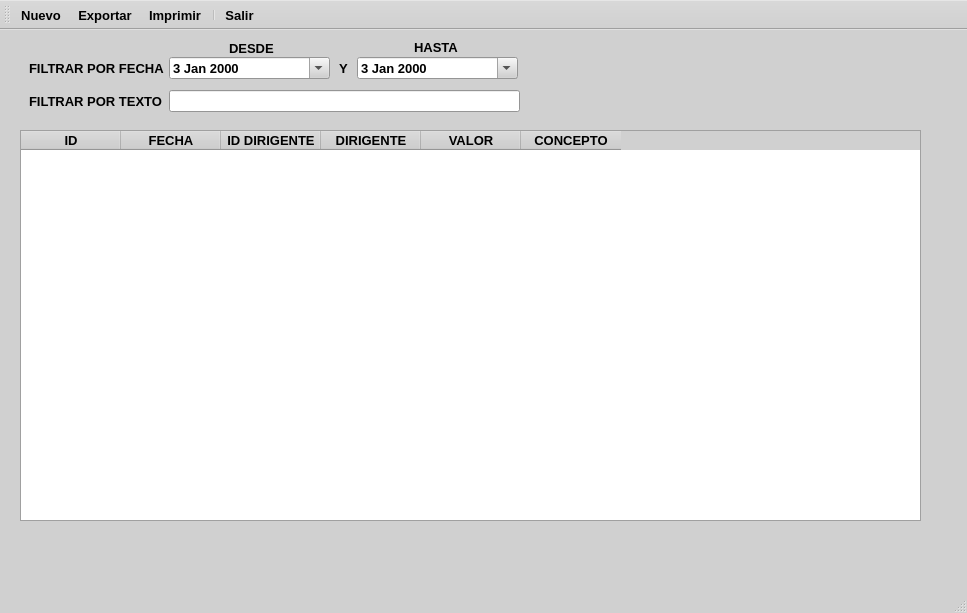
<?xml version="1.0" encoding="UTF-8"?>
<ui version="4.0">
 <class>MainWindow</class>
 <widget class="QMainWindow" name="MainWindow">
  <property name="geometry">
   <rect>
    <x>0</x>
    <y>0</y>
    <width>967</width>
    <height>613</height>
   </rect>
  </property>
  <property name="palette">
   <palette>
    <active>
     <colorrole role="WindowText">
      <brush brushstyle="SolidPattern">
       <color alpha="255">
        <red>0</red>
        <green>0</green>
        <blue>0</blue>
       </color>
      </brush>
     </colorrole>
     <colorrole role="Button">
      <brush brushstyle="SolidPattern">
       <color alpha="255">
        <red>208</red>
        <green>208</green>
        <blue>208</blue>
       </color>
      </brush>
     </colorrole>
     <colorrole role="Light">
      <brush brushstyle="SolidPattern">
       <color alpha="255">
        <red>255</red>
        <green>255</green>
        <blue>255</blue>
       </color>
      </brush>
     </colorrole>
     <colorrole role="Midlight">
      <brush brushstyle="SolidPattern">
       <color alpha="255">
        <red>231</red>
        <green>231</green>
        <blue>231</blue>
       </color>
      </brush>
     </colorrole>
     <colorrole role="Dark">
      <brush brushstyle="SolidPattern">
       <color alpha="255">
        <red>104</red>
        <green>104</green>
        <blue>104</blue>
       </color>
      </brush>
     </colorrole>
     <colorrole role="Mid">
      <brush brushstyle="SolidPattern">
       <color alpha="255">
        <red>139</red>
        <green>139</green>
        <blue>139</blue>
       </color>
      </brush>
     </colorrole>
     <colorrole role="Text">
      <brush brushstyle="SolidPattern">
       <color alpha="255">
        <red>0</red>
        <green>0</green>
        <blue>0</blue>
       </color>
      </brush>
     </colorrole>
     <colorrole role="BrightText">
      <brush brushstyle="SolidPattern">
       <color alpha="255">
        <red>255</red>
        <green>255</green>
        <blue>255</blue>
       </color>
      </brush>
     </colorrole>
     <colorrole role="ButtonText">
      <brush brushstyle="SolidPattern">
       <color alpha="255">
        <red>0</red>
        <green>0</green>
        <blue>0</blue>
       </color>
      </brush>
     </colorrole>
     <colorrole role="Base">
      <brush brushstyle="SolidPattern">
       <color alpha="255">
        <red>255</red>
        <green>255</green>
        <blue>255</blue>
       </color>
      </brush>
     </colorrole>
     <colorrole role="Window">
      <brush brushstyle="SolidPattern">
       <color alpha="255">
        <red>208</red>
        <green>208</green>
        <blue>208</blue>
       </color>
      </brush>
     </colorrole>
     <colorrole role="Shadow">
      <brush brushstyle="SolidPattern">
       <color alpha="255">
        <red>0</red>
        <green>0</green>
        <blue>0</blue>
       </color>
      </brush>
     </colorrole>
     <colorrole role="AlternateBase">
      <brush brushstyle="SolidPattern">
       <color alpha="255">
        <red>231</red>
        <green>231</green>
        <blue>231</blue>
       </color>
      </brush>
     </colorrole>
     <colorrole role="ToolTipBase">
      <brush brushstyle="SolidPattern">
       <color alpha="255">
        <red>255</red>
        <green>255</green>
        <blue>220</blue>
       </color>
      </brush>
     </colorrole>
     <colorrole role="ToolTipText">
      <brush brushstyle="SolidPattern">
       <color alpha="255">
        <red>0</red>
        <green>0</green>
        <blue>0</blue>
       </color>
      </brush>
     </colorrole>
     <colorrole role="PlaceholderText">
      <brush brushstyle="SolidPattern">
       <color alpha="128">
        <red>0</red>
        <green>0</green>
        <blue>0</blue>
       </color>
      </brush>
     </colorrole>
    </active>
    <inactive>
     <colorrole role="WindowText">
      <brush brushstyle="SolidPattern">
       <color alpha="255">
        <red>0</red>
        <green>0</green>
        <blue>0</blue>
       </color>
      </brush>
     </colorrole>
     <colorrole role="Button">
      <brush brushstyle="SolidPattern">
       <color alpha="255">
        <red>208</red>
        <green>208</green>
        <blue>208</blue>
       </color>
      </brush>
     </colorrole>
     <colorrole role="Light">
      <brush brushstyle="SolidPattern">
       <color alpha="255">
        <red>255</red>
        <green>255</green>
        <blue>255</blue>
       </color>
      </brush>
     </colorrole>
     <colorrole role="Midlight">
      <brush brushstyle="SolidPattern">
       <color alpha="255">
        <red>231</red>
        <green>231</green>
        <blue>231</blue>
       </color>
      </brush>
     </colorrole>
     <colorrole role="Dark">
      <brush brushstyle="SolidPattern">
       <color alpha="255">
        <red>104</red>
        <green>104</green>
        <blue>104</blue>
       </color>
      </brush>
     </colorrole>
     <colorrole role="Mid">
      <brush brushstyle="SolidPattern">
       <color alpha="255">
        <red>139</red>
        <green>139</green>
        <blue>139</blue>
       </color>
      </brush>
     </colorrole>
     <colorrole role="Text">
      <brush brushstyle="SolidPattern">
       <color alpha="255">
        <red>0</red>
        <green>0</green>
        <blue>0</blue>
       </color>
      </brush>
     </colorrole>
     <colorrole role="BrightText">
      <brush brushstyle="SolidPattern">
       <color alpha="255">
        <red>255</red>
        <green>255</green>
        <blue>255</blue>
       </color>
      </brush>
     </colorrole>
     <colorrole role="ButtonText">
      <brush brushstyle="SolidPattern">
       <color alpha="255">
        <red>0</red>
        <green>0</green>
        <blue>0</blue>
       </color>
      </brush>
     </colorrole>
     <colorrole role="Base">
      <brush brushstyle="SolidPattern">
       <color alpha="255">
        <red>255</red>
        <green>255</green>
        <blue>255</blue>
       </color>
      </brush>
     </colorrole>
     <colorrole role="Window">
      <brush brushstyle="SolidPattern">
       <color alpha="255">
        <red>208</red>
        <green>208</green>
        <blue>208</blue>
       </color>
      </brush>
     </colorrole>
     <colorrole role="Shadow">
      <brush brushstyle="SolidPattern">
       <color alpha="255">
        <red>0</red>
        <green>0</green>
        <blue>0</blue>
       </color>
      </brush>
     </colorrole>
     <colorrole role="AlternateBase">
      <brush brushstyle="SolidPattern">
       <color alpha="255">
        <red>231</red>
        <green>231</green>
        <blue>231</blue>
       </color>
      </brush>
     </colorrole>
     <colorrole role="ToolTipBase">
      <brush brushstyle="SolidPattern">
       <color alpha="255">
        <red>255</red>
        <green>255</green>
        <blue>220</blue>
       </color>
      </brush>
     </colorrole>
     <colorrole role="ToolTipText">
      <brush brushstyle="SolidPattern">
       <color alpha="255">
        <red>0</red>
        <green>0</green>
        <blue>0</blue>
       </color>
      </brush>
     </colorrole>
     <colorrole role="PlaceholderText">
      <brush brushstyle="SolidPattern">
       <color alpha="128">
        <red>0</red>
        <green>0</green>
        <blue>0</blue>
       </color>
      </brush>
     </colorrole>
    </inactive>
    <disabled>
     <colorrole role="WindowText">
      <brush brushstyle="SolidPattern">
       <color alpha="255">
        <red>104</red>
        <green>104</green>
        <blue>104</blue>
       </color>
      </brush>
     </colorrole>
     <colorrole role="Button">
      <brush brushstyle="SolidPattern">
       <color alpha="255">
        <red>208</red>
        <green>208</green>
        <blue>208</blue>
       </color>
      </brush>
     </colorrole>
     <colorrole role="Light">
      <brush brushstyle="SolidPattern">
       <color alpha="255">
        <red>255</red>
        <green>255</green>
        <blue>255</blue>
       </color>
      </brush>
     </colorrole>
     <colorrole role="Midlight">
      <brush brushstyle="SolidPattern">
       <color alpha="255">
        <red>231</red>
        <green>231</green>
        <blue>231</blue>
       </color>
      </brush>
     </colorrole>
     <colorrole role="Dark">
      <brush brushstyle="SolidPattern">
       <color alpha="255">
        <red>104</red>
        <green>104</green>
        <blue>104</blue>
       </color>
      </brush>
     </colorrole>
     <colorrole role="Mid">
      <brush brushstyle="SolidPattern">
       <color alpha="255">
        <red>139</red>
        <green>139</green>
        <blue>139</blue>
       </color>
      </brush>
     </colorrole>
     <colorrole role="Text">
      <brush brushstyle="SolidPattern">
       <color alpha="255">
        <red>104</red>
        <green>104</green>
        <blue>104</blue>
       </color>
      </brush>
     </colorrole>
     <colorrole role="BrightText">
      <brush brushstyle="SolidPattern">
       <color alpha="255">
        <red>255</red>
        <green>255</green>
        <blue>255</blue>
       </color>
      </brush>
     </colorrole>
     <colorrole role="ButtonText">
      <brush brushstyle="SolidPattern">
       <color alpha="255">
        <red>104</red>
        <green>104</green>
        <blue>104</blue>
       </color>
      </brush>
     </colorrole>
     <colorrole role="Base">
      <brush brushstyle="SolidPattern">
       <color alpha="255">
        <red>208</red>
        <green>208</green>
        <blue>208</blue>
       </color>
      </brush>
     </colorrole>
     <colorrole role="Window">
      <brush brushstyle="SolidPattern">
       <color alpha="255">
        <red>208</red>
        <green>208</green>
        <blue>208</blue>
       </color>
      </brush>
     </colorrole>
     <colorrole role="Shadow">
      <brush brushstyle="SolidPattern">
       <color alpha="255">
        <red>0</red>
        <green>0</green>
        <blue>0</blue>
       </color>
      </brush>
     </colorrole>
     <colorrole role="AlternateBase">
      <brush brushstyle="SolidPattern">
       <color alpha="255">
        <red>208</red>
        <green>208</green>
        <blue>208</blue>
       </color>
      </brush>
     </colorrole>
     <colorrole role="ToolTipBase">
      <brush brushstyle="SolidPattern">
       <color alpha="255">
        <red>255</red>
        <green>255</green>
        <blue>220</blue>
       </color>
      </brush>
     </colorrole>
     <colorrole role="ToolTipText">
      <brush brushstyle="SolidPattern">
       <color alpha="255">
        <red>0</red>
        <green>0</green>
        <blue>0</blue>
       </color>
      </brush>
     </colorrole>
     <colorrole role="PlaceholderText">
      <brush brushstyle="SolidPattern">
       <color alpha="128">
        <red>0</red>
        <green>0</green>
        <blue>0</blue>
       </color>
      </brush>
     </colorrole>
    </disabled>
   </palette>
  </property>
  <property name="font">
   <font>
    <pointsize>10</pointsize>
    <bold>true</bold>
   </font>
  </property>
  <property name="windowTitle">
   <string>MainWindow</string>
  </property>
  <widget class="QWidget" name="centralwidget">
   <widget class="QTableWidget" name="tableWidget">
    <property name="geometry">
     <rect>
      <x>20</x>
      <y>100</y>
      <width>901</width>
      <height>391</height>
     </rect>
    </property>
    <column>
     <property name="text">
      <string>ID</string>
     </property>
    </column>
    <column>
     <property name="text">
      <string>FECHA</string>
     </property>
    </column>
    <column>
     <property name="text">
      <string>ID DIRIGENTE</string>
     </property>
    </column>
    <column>
     <property name="text">
      <string>DIRIGENTE</string>
     </property>
    </column>
    <column>
     <property name="text">
      <string>VALOR</string>
     </property>
    </column>
    <column>
     <property name="text">
      <string>CONCEPTO</string>
     </property>
    </column>
   </widget>
   <widget class="QDateEdit" name="dateEdit_6">
    <property name="geometry">
     <rect>
      <x>169</x>
      <y>27</y>
      <width>161</width>
      <height>22</height>
     </rect>
    </property>
    <property name="frame">
     <bool>true</bool>
    </property>
    <property name="dateTime">
     <datetime>
      <hour>17</hour>
      <minute>0</minute>
      <second>0</second>
      <year>2000</year>
      <month>1</month>
      <day>3</day>
     </datetime>
    </property>
    <property name="currentSection">
     <enum>QDateTimeEdit::DaySection</enum>
    </property>
    <property name="calendarPopup">
     <bool>true</bool>
    </property>
   </widget>
   <widget class="QDateEdit" name="dateEdit_7">
    <property name="geometry">
     <rect>
      <x>357</x>
      <y>27</y>
      <width>161</width>
      <height>22</height>
     </rect>
    </property>
    <property name="frame">
     <bool>true</bool>
    </property>
    <property name="dateTime">
     <datetime>
      <hour>22</hour>
      <minute>0</minute>
      <second>0</second>
      <year>2000</year>
      <month>1</month>
      <day>3</day>
     </datetime>
    </property>
    <property name="currentSection">
     <enum>QDateTimeEdit::DaySection</enum>
    </property>
    <property name="calendarPopup">
     <bool>true</bool>
    </property>
   </widget>
   <widget class="QLabel" name="label">
    <property name="geometry">
     <rect>
      <x>29</x>
      <y>30</y>
      <width>171</width>
      <height>16</height>
     </rect>
    </property>
    <property name="text">
     <string>FILTRAR POR FECHA</string>
    </property>
   </widget>
   <widget class="QLabel" name="label_2">
    <property name="geometry">
     <rect>
      <x>339</x>
      <y>30</y>
      <width>21</width>
      <height>16</height>
     </rect>
    </property>
    <property name="text">
     <string>Y</string>
    </property>
   </widget>
   <widget class="QLabel" name="label_3">
    <property name="geometry">
     <rect>
      <x>29</x>
      <y>63</y>
      <width>171</width>
      <height>16</height>
     </rect>
    </property>
    <property name="text">
     <string>FILTRAR POR TEXTO</string>
    </property>
   </widget>
   <widget class="QLineEdit" name="lineEdit">
    <property name="geometry">
     <rect>
      <x>169</x>
      <y>60</y>
      <width>351</width>
      <height>22</height>
     </rect>
    </property>
   </widget>
   <widget class="QLabel" name="label_4">
    <property name="geometry">
     <rect>
      <x>229</x>
      <y>10</y>
      <width>51</width>
      <height>16</height>
     </rect>
    </property>
    <property name="text">
     <string>DESDE</string>
    </property>
   </widget>
   <widget class="QLabel" name="label_5">
    <property name="geometry">
     <rect>
      <x>414</x>
      <y>9</y>
      <width>51</width>
      <height>16</height>
     </rect>
    </property>
    <property name="text">
     <string>HASTA</string>
    </property>
   </widget>
  </widget>
  <widget class="QMenuBar" name="menubar">
   <property name="geometry">
    <rect>
     <x>0</x>
     <y>0</y>
     <width>967</width>
     <height>23</height>
    </rect>
   </property>
  </widget>
  <widget class="QStatusBar" name="statusbar"/>
  <widget class="QToolBar" name="toolBar">
   <property name="windowTitle">
    <string>toolBar</string>
   </property>
   <property name="toolButtonStyle">
    <enum>Qt::ToolButtonTextBesideIcon</enum>
   </property>
   <attribute name="toolBarArea">
    <enum>TopToolBarArea</enum>
   </attribute>
   <attribute name="toolBarBreak">
    <bool>false</bool>
   </attribute>
   <addaction name="actionNuevo"/>
   <addaction name="actionExportar"/>
   <addaction name="actionImprimir"/>
   <addaction name="separator"/>
   <addaction name="actionSalir"/>
  </widget>
  <action name="actionNuevo">
   <property name="icon">
    <iconset resource="../resources.qrc">
     <normaloff>:/icons/resources/icons/nuevo.png</normaloff>:/icons/resources/icons/nuevo.png</iconset>
   </property>
   <property name="text">
    <string>Nuevo</string>
   </property>
  </action>
  <action name="actionExportar">
   <property name="icon">
    <iconset resource="../resources.qrc">
     <normaloff>:/icons/resources/icons/exportar.png</normaloff>:/icons/resources/icons/exportar.png</iconset>
   </property>
   <property name="text">
    <string>Exportar</string>
   </property>
  </action>
  <action name="actionImprimir">
   <property name="icon">
    <iconset resource="../resources.qrc">
     <normaloff>:/icons/resources/icons/imprimir.png</normaloff>:/icons/resources/icons/imprimir.png</iconset>
   </property>
   <property name="text">
    <string>Imprimir</string>
   </property>
  </action>
  <action name="actionSalir">
   <property name="icon">
    <iconset resource="../resources.qrc">
     <normaloff>:/icons/resources/icons/salir.png</normaloff>:/icons/resources/icons/salir.png</iconset>
   </property>
   <property name="text">
    <string>Salir</string>
   </property>
  </action>
 </widget>
 <resources>
  <include location="../resources.qrc"/>
 </resources>
 <connections/>
</ui>
